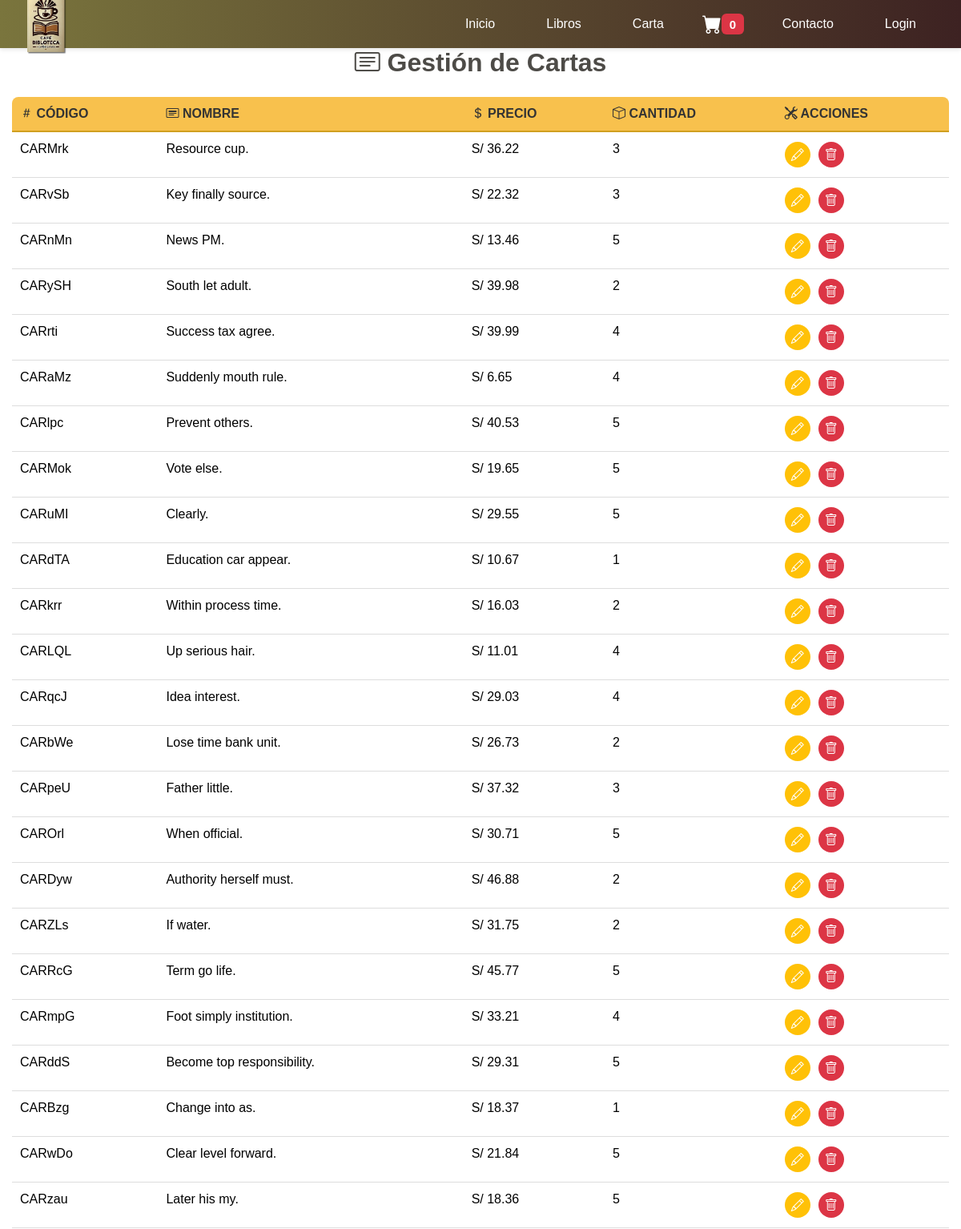
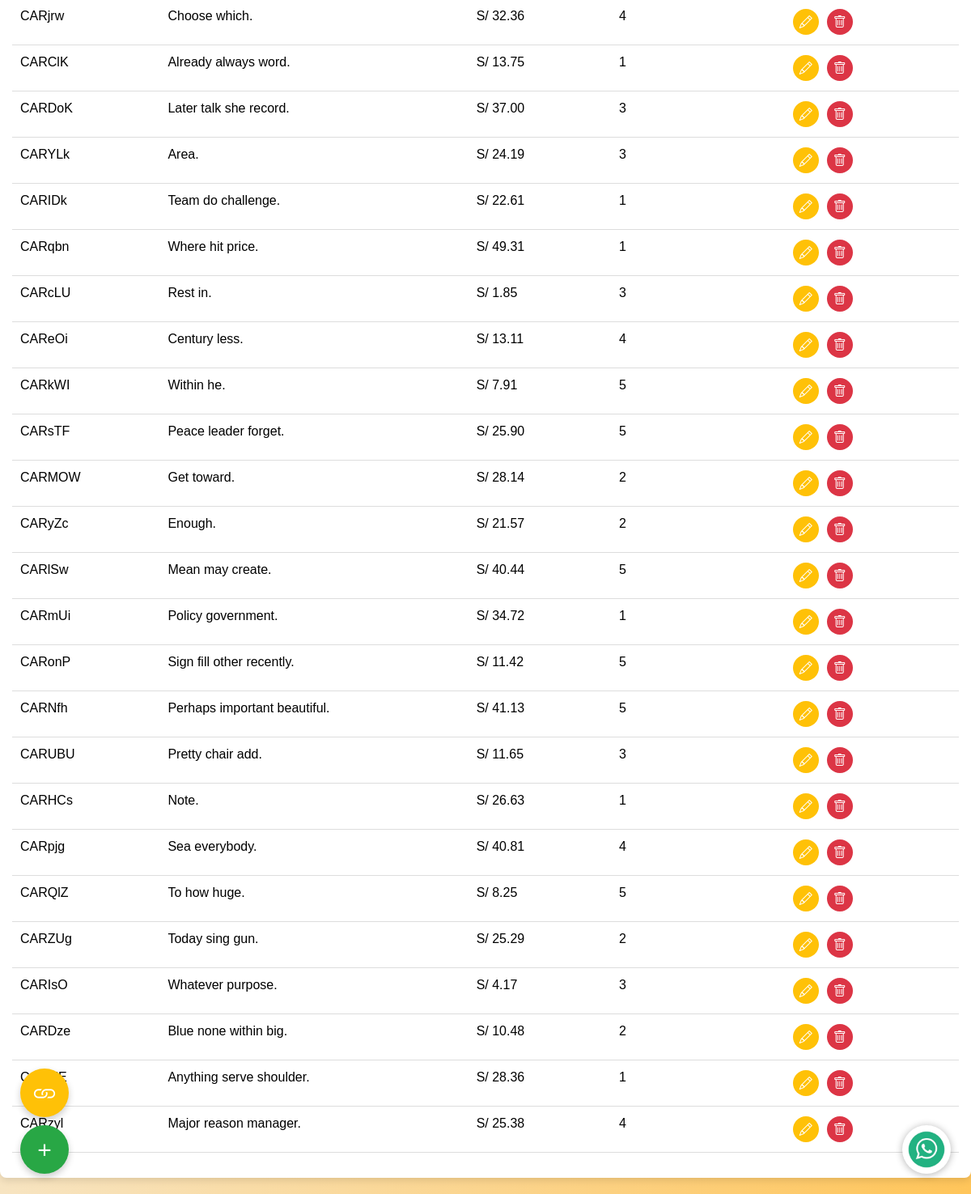
The app's page /gestionar/cartas/, older data (2 pictures, top to bottom).
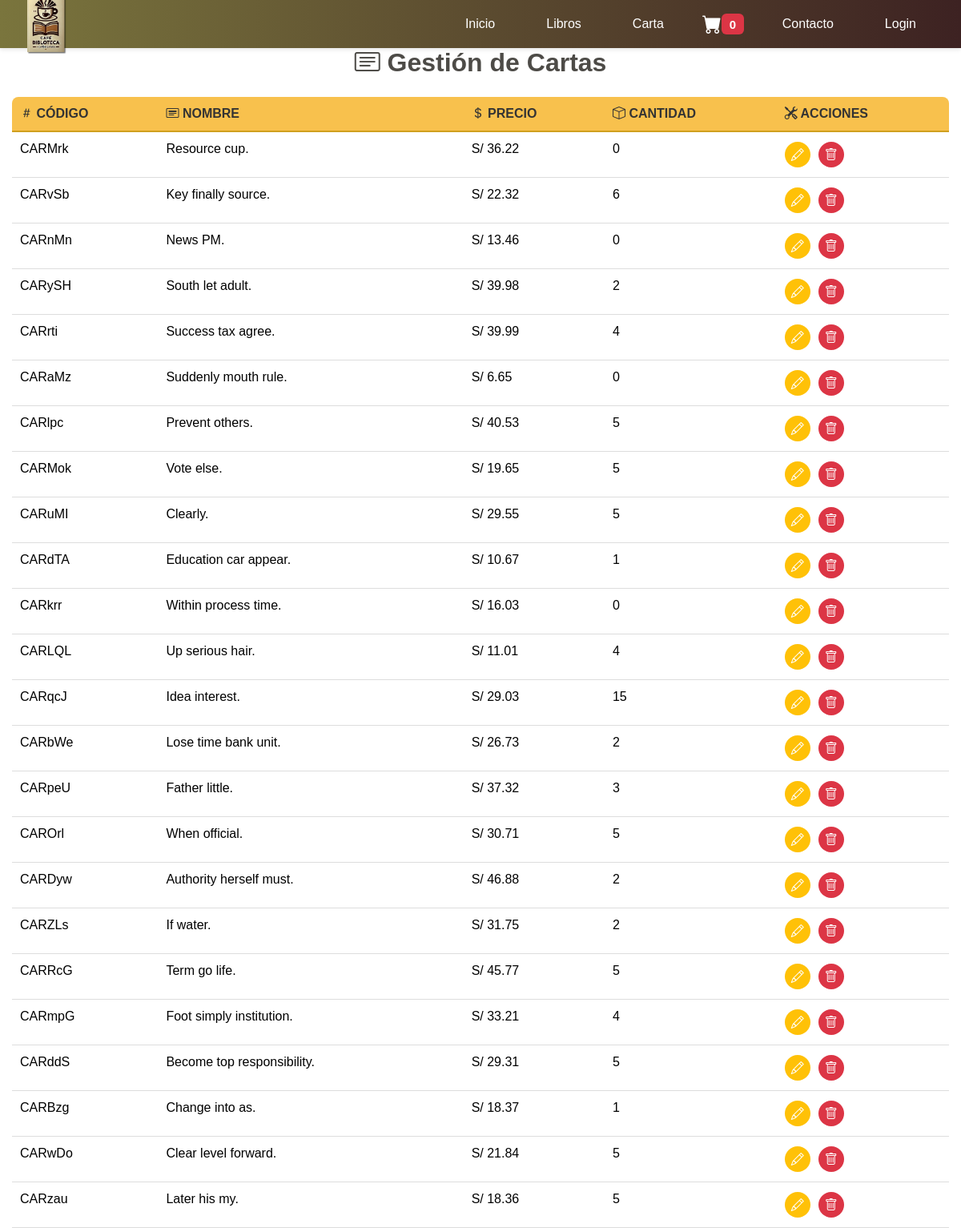
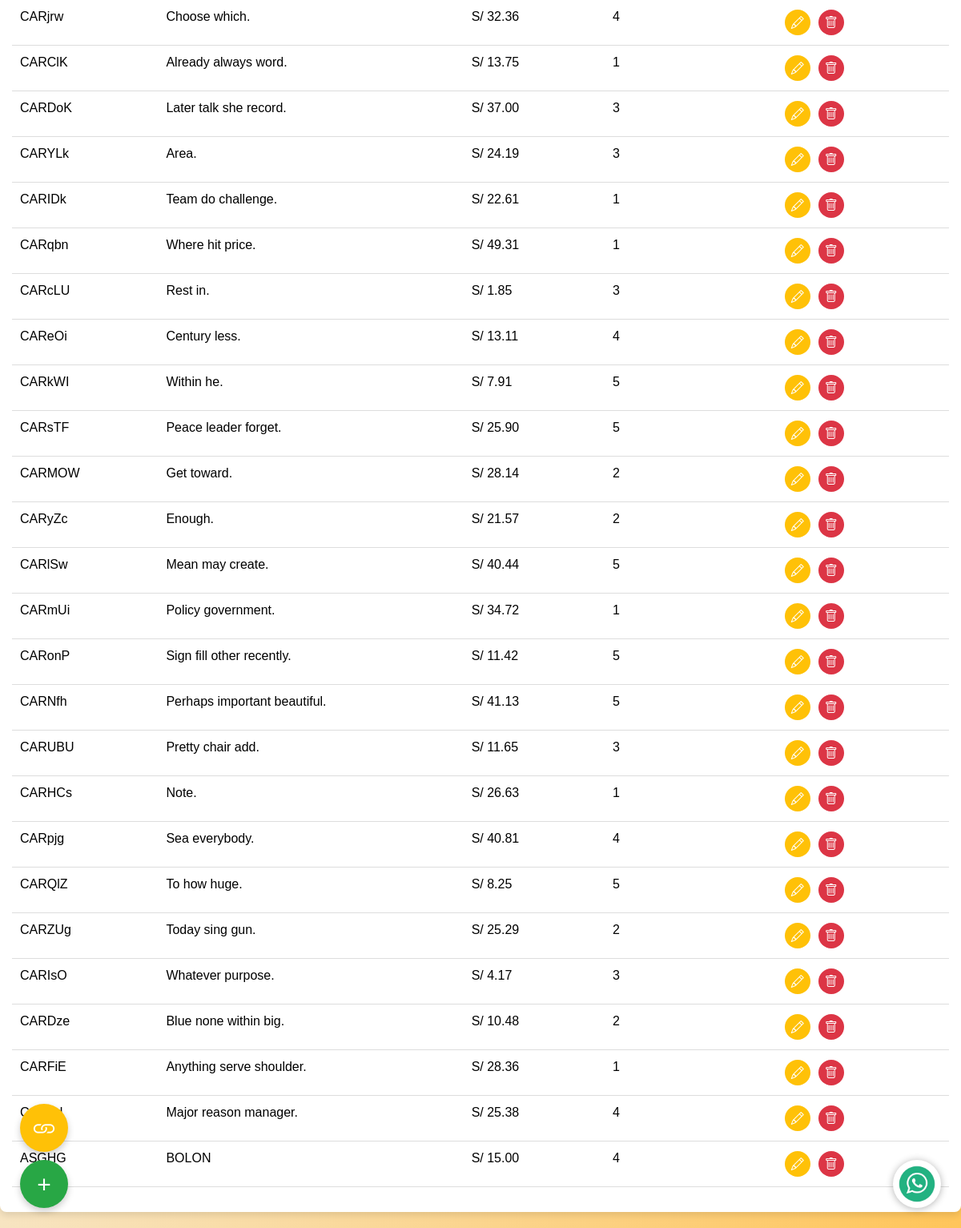
The same page, newer data (2 pictures, top to bottom).
### webapp/models.py (models this page shows, shortened)
class Carta(models.Model):
    carCodigo = models.CharField(max_length=7, primary_key=True)  # Código único del producto
    carNombre = models.CharField(max_length=150)  # Nombre del producto
    carCantidad = models.IntegerField()  # Cantidad del producto
    carDescripcion = models.TextField()  # Descripción del producto
    carPrecio = models.DecimalField(max_digits=9, decimal_places=2)  # Precio del producto
    carFoto = models.ImageField(upload_to='carta/')  # Imagen del producto
    carStatus = models.CharField(max_length=3, default="ACT")  # Estado del carrito (ACT: Activo, FIN: Finalizado)

### webapp/views.py (the view)
# urls.py: path('gestionar/cartas/', webapp_views.index_gestionar_cartas, name='gestionar_cartas'),
def index_gestionar_cartas(request):
    cartas = Carta.objects.all()  # Obtener todas las cartas
    return render(request, 'webapp/gestionar_cartas.html', {'cartas': cartas})

### webapp/context_processors.py (called while the page is built)
def carrito_context(request):
    carrito = request.session.get('carrito', {})
    total_carrito = sum(item['precio'] * item['cantidad'] for item in carrito.values())
    cantidad_items = sum(item['cantidad'] for item in carrito.values())
    return {
        'carrito': carrito,
        'total_carrito': total_carrito,
        'cantidad_items': cantidad_items,
    }

### webapp/templates/webapp/gestionar_cartas.html (shortened to what this page needs)
{% extends "cabezal.html" %}
{% block cargar_static %}
    {% load static %}
{% endblock %}
{% block css_archivos %}
    <link href="https://cdn.jsdelivr.net/npm/bootstrap-icons/font/bootstrap-icons.css" rel="stylesheet">
    <link rel="stylesheet" href="{% static 'webapp/css/styles_administrador_tablas.css' %}"/>
{% endblock %}
{% block contenido_pagina %}
    <div class="table-container">
        <h2 class="text-center my-4">
            <i class="bi bi-card-text"></i> Gestión de Cartas
        </h2>
        <div class="table-responsive">
            <table class="table">
                <thead>
                <tr>
                    <th><i class="bi bi-hash"></i> Código</th>
                    <th><i class="bi bi-card-heading"></i> Nombre</th>
                    <th><i class="bi bi-currency-dollar"></i> Precio</th>
                    <th><i class="bi bi-box"></i> Cantidad</th>
                    <th><i class="bi bi-tools"></i> Acciones</th>
                </tr>
                </thead>
                <tbody>
                {% for carta in cartas %}
                    <tr>
                        <td>{{ carta.carCodigo }}</td>
                        <td>{{ carta.carNombre }}</td>
                        <td>S/ {{ carta.carPrecio }}</td>
                        <td>{{ carta.carCantidad }}</td>
                        <td>
                            <div class="action-buttons">
                                <a href="{% url 'editar_carta' carta.carCodigo %}" class="btn-warning">
                                    <i class="bi bi-pencil"></i>
                                </a>
                                <a href="{% url 'eliminar_carta' carta.carCodigo %}" class="btn-danger">
                                    <i class="bi bi-trash"></i>
                                </a>
                            </div>
                        </td>
                    </tr>
                {% endfor %}
                </tbody>
            </table>
        </div>
    </div>
    <a href="{% url 'asociar_carta_categoria' %}"
       class="btn-flotante-asignacion"
       title="Asignar Categorías a Cartas">
        <i class="bi bi-link"></i>
    </a>
    <a href="{% url 'crear_carta' %}" class="btn-flotante" title="Agregar Nueva Carta">
        +
    </a>
{% endblock %}

Row changes from the older to the newer data that the page shows:
changed Carta "CARMrk": carCantidad "3" → "0"
changed Carta "CARvSb": carCantidad "3" → "6"
changed Carta "CARnMn": carCantidad "5" → "0"
changed Carta "CARaMz": carCantidad "4" → "0"
changed Carta "CARkrr": carCantidad "2" → "0"
changed Carta "CARqcJ": carCantidad "4" → "15"
added Carta: carCodigo "ASGHG", carNombre "BOLON", carPrecio "15.00", carCantidad "4"
